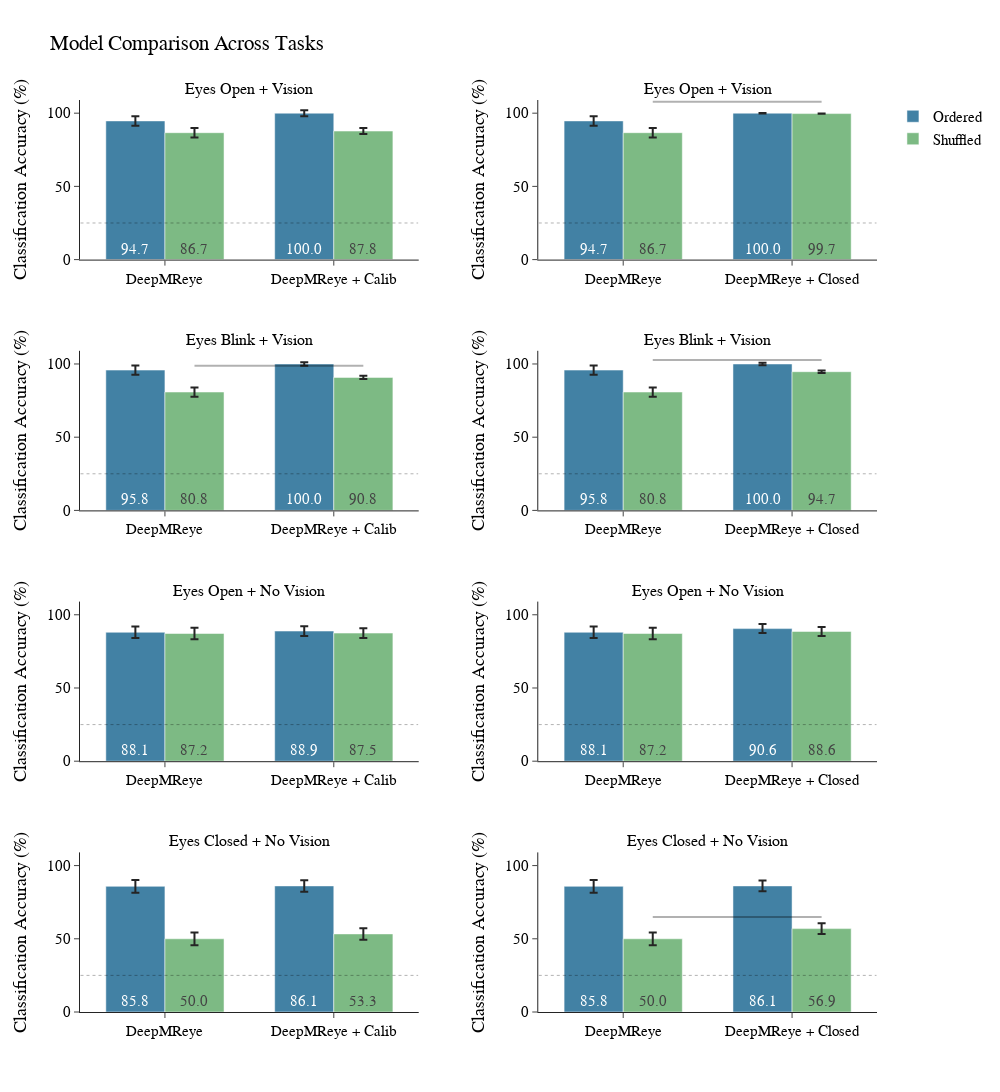

Notebook source saved alongside this figure:
### Code cell
import plotly.graph_objects as go
from plotly.subplots import make_subplots
import pandas as pd

# Colors and layout settings
ordered_color = "#4281A4"   # Blue
shuffled_color = "#7DBA84"  # Emerald
bar_width = 0.35

# Mapping of tasks to titles
task_titles = {
    "Task 1 Accuracy": "Eyes Open + Vision",
    "Task 2 Accuracy": "Eyes Blink + Vision",
    "Task 3 Accuracy": "Eyes Open + No Vision",
    "Task 4 Accuracy": "Eyes Closed + No Vision"
}

model_name_map = {
    "pt_calib": "DeepMreye + Calib",
    "pt_gaze": "DeepMreye + Closed",
    "pt": "DeepMreye"
}

# Create subplot figure
fig = make_subplots(rows=4, cols=2, subplot_titles=["Eyes Open + Vision", "Eyes Open + Vision", "Eyes Blink + Vision",  "Eyes Blink + Vision", "Eyes Open + No Vision", "Eyes Open + No Vision", "Eyes Closed + No Vision", "Eyes Closed + No Vision" ], horizontal_spacing=0.15, vertical_spacing=0.1)

# Iterate through tasks and models
task_list = [f"Task {i} Accuracy" for i in range(1, 5)]

for row, task in enumerate(task_list, start=1):
    for col, comparison in enumerate([("pt", "pt_calib"), ("pt", "pt_gaze")], start=1):
        model_a, model_b = comparison
        subset = df_all_accuracies[
            (df_all_accuracies["task"] == task) &
            (df_all_accuracies["model"].isin([model_a, model_b]))
        ]

        for i, order in enumerate(["ordered", "shuffled"]):
            df_order = subset[subset["order"] == order]
            means = df_order.groupby("model")["value"].mean() * 100
            stderrs = subset.groupby("model")["value"].sem().reindex([model_a, model_b]).values * 100

            x_vals = [model_name_map[model_a], model_name_map[model_b]]
            y_vals = [means.get(model_a, 0), means.get(model_b, 0)]
            color = ordered_color if order == "ordered" else shuffled_color

            # Positioning bars with some offset
            offset = -bar_width / 2 if order == "ordered" else bar_width / 2
            x_pos = [i + offset for i in range(len(x_vals))]

            fig.add_trace(go.Bar(
                x=x_pos,
                y=y_vals,
                error_y=dict(type='data', array=stderrs),
                text=[f"{v:.1f}" for v in y_vals],
                textposition="inside",
                insidetextanchor="start", 
                name=order.capitalize(),
                marker_color=color,
                width=bar_width,
                showlegend=(row == 1 and col == 1),
            ), row=row, col=col)

            # Check for significance
            sig_row = sig_df[
                (sig_df.task == task) &
                (sig_df.order == order) &
                (sig_df.model_a == model_a) &
                (sig_df.model_b == model_b)
            ]

            if not sig_row.empty and sig_row.iloc[0].p_value < 0.05:
                print(sig_row.iloc[0].p_value)
                # Draw a horizontal line between bar centers
                max_y = max(y_vals)
                line_y = max_y + 8  # Add space above bars

                fig.add_shape(
                    type="line",
                    x0=x_pos[0],
                    x1=x_pos[1],
                    y0=line_y,
                    y1=line_y,
                    line=dict(color="black", width=2),
                    row=row, col=col
                )

fig.update_layout(
    height=1600,
    width=1000,
    title_text="Model Comparison Across Tasks",
    template="simple_white",
    showlegend=True,
    font=dict(
        family="Helvetica Neue",  
        size=15,
        color="black"
    )
)

# Standardize all axes
for i in range(1, 5):  # Rows: tasks
    for j in range(1, 3):  # Columns: comparisons
        fig.update_yaxes(
            range=[0, 109],
            title_text="Classification Accuracy (%)",
            row=i, col=j
        )
        if j == 1:
            ticktext = ["DeepMReye", "DeepMReye + Calib"]
        else:  # j == 2
            ticktext = ["DeepMReye", "DeepMReye + Closed"]

        fig.update_xaxes(
            tickvals=[0, 1],
            ticktext=ticktext,
            row=i, col=j
        )

# Add chance level line
for i in range(1, 5):
    for j in range(1, 3):
        fig.add_shape(
            type="line",
            x0=-0.5,
            x1=1.5,
            y0=25,
            y1=25,
            line=dict(color="black", width=1, dash="dot"),
            row=i, col=j
        )

fig.show()
#fig.write_image("/Users/sinakling/Desktop/classifier_comparison.pdf")

### Figure 1 — Plotly figure (JSON) as saved in the notebook; plotly's stock layout.template omitted (floating-point values rounded to 4 significant figures)
{"data": [{"error_y": {"array": [3.226, 2.083], "type": "data"}, "insidetextanchor": "start", "marker": {"color": "#4281A4"}, "name": "Ordered", "showlegend": true, "text": ["94.7", "100.0"], "textposition": "inside", "type": "bar", "width": 0.35, "x": [-0.175, 0.825], "xaxis": "x", "y": [94.72, 100], "yaxis": "y"}, {"error_y": {"array": [3.226, 2.083], "type": "data"}, "insidetextanchor": "start", "marker": {"color": "#7DBA84"}, "name": "Shuffled", "showlegend": true, "text": ["86.7", "87.8"], "textposition": "inside", "type": "bar", "width": 0.35, "x": [0.175, 1.175], "xaxis": "x", "y": [86.67, 87.78], "yaxis": "y"}, {"error_y": {"array": [3.226, 0.1389], "type": "data"}, "insidetextanchor": "start", "marker": {"color": "#4281A4"}, "name": "Ordered", "showlegend": false, "text": ["94.7", "100.0"], "textposition": "inside", "type": "bar", "width": 0.35, "x": [-0.175, 0.825], "xaxis": "x2", "y": [94.72, 100], "yaxis": "y2"}, {"error_y": {"array": [3.226, 0.1389], "type": "data"}, "insidetextanchor": "start", "marker": {"color": "#7DBA84"}, "name": "Shuffled", "showlegend": false, "text": ["86.7", "99.7"], "textposition": "inside", "type": "bar", "width": 0.35, "x": [0.175, 1.175], "xaxis": "x2", "y": [86.67, 99.72], "yaxis": "y2"}, {"error_y": {"array": [3.18, 1.171], "type": "data"}, "insidetextanchor": "start", "marker": {"color": "#4281A4"}, "name": "Ordered", "showlegend": false, "text": ["95.8", "100.0"], "textposition": "inside", "type": "bar", "width": 0.35, "x": [-0.175, 0.825], "xaxis": "x3", "y": [95.83, 100], "yaxis": "y3"}, {"error_y": {"array": [3.18, 1.171], "type": "data"}, "insidetextanchor": "start", "marker": {"color": "#7DBA84"}, "name": "Shuffled", "showlegend": false, "text": ["80.8", "90.8"], "textposition": "inside", "type": "bar", "width": 0.35, "x": [0.175, 1.175], "xaxis": "x3", "y": [80.83, 90.83], "yaxis": "y3"}, {"error_y": {"array": [3.18, 0.8589], "type": "data"}, "insidetextanchor": "start", "marker": {"color": "#4281A4"}, "name": "Ordered", "showlegend": false, "text": ["95.8", "100.0"], "textposition": "inside", "type": "bar", "width": 0.35, "x": [-0.175, 0.825], "xaxis": "x4", "y": [95.83, 100], "yaxis": "y4"}, {"error_y": {"array": [3.18, 0.8589], "type": "data"}, "insidetextanchor": "start", "marker": {"color": "#7DBA84"}, "name": "Shuffled", "showlegend": false, "text": ["80.8", "94.7"], "textposition": "inside", "type": "bar", "width": 0.35, "x": [0.175, 1.175], "xaxis": "x4", "y": [80.83, 94.72], "yaxis": "y4"}, {"error_y": {"array": [3.856, 3.325], "type": "data"}, "insidetextanchor": "start", "marker": {"color": "#4281A4"}, "name": "Ordered", "showlegend": false, "text": ["88.1", "88.9"], "textposition": "inside", "type": "bar", "width": 0.35, "x": [-0.175, 0.825], "xaxis": "x5", "y": [88.06, 88.89], "yaxis": "y5"}, {"error_y": {"array": [3.856, 3.325], "type": "data"}, "insidetextanchor": "start", "marker": {"color": "#7DBA84"}, "name": "Shuffled", "showlegend": false, "text": ["87.2", "87.5"], "textposition": "inside", "type": "bar", "width": 0.35, "x": [0.175, 1.175], "xaxis": "x5", "y": [87.22, 87.5], "yaxis": "y5"}, {"error_y": {"array": [3.856, 3.061], "type": "data"}, "insidetextanchor": "start", "marker": {"color": "#4281A4"}, "name": "Ordered", "showlegend": false, "text": ["88.1", "90.6"], "textposition": "inside", "type": "bar", "width": 0.35, "x": [-0.175, 0.825], "xaxis": "x6", "y": [88.06, 90.56], "yaxis": "y6"}, {"error_y": {"array": [3.856, 3.061], "type": "data"}, "insidetextanchor": "start", "marker": {"color": "#7DBA84"}, "name": "Shuffled", "showlegend": false, "text": ["87.2", "88.6"], "textposition": "inside", "type": "bar", "width": 0.35, "x": [0.175, 1.175], "xaxis": "x6", "y": [87.22, 88.61], "yaxis": "y6"}, {"error_y": {"array": [4.35, 3.94], "type": "data"}, "insidetextanchor": "start", "marker": {"color": "#4281A4"}, "name": "Ordered", "showlegend": false, "text": ["85.8", "86.1"], "textposition": "inside", "type": "bar", "width": 0.35, "x": [-0.175, 0.825], "xaxis": "x7", "y": [85.83, 86.11], "yaxis": "y7"}, {"error_y": {"array": [4.35, 3.94], "type": "data"}, "insidetextanchor": "start", "marker": {"color": "#7DBA84"}, "name": "Shuffled", "showlegend": false, "text": ["50.0", "53.3"], "textposition": "inside", "type": "bar", "width": 0.35, "x": [0.175, 1.175], "xaxis": "x7", "y": [50, 53.33], "yaxis": "y7"}, {"error_y": {"array": [4.35, 3.679], "type": "data"}, "insidetextanchor": "start", "marker": {"color": "#4281A4"}, "name": "Ordered", "showlegend": false, "text": ["85.8", "86.1"], "textposition": "inside", "type": "bar", "width": 0.35, "x": [-0.175, 0.825], "xaxis": "x8", "y": [85.83, 86.11], "yaxis": "y8"}, {"error_y": {"array": [4.35, 3.679], "type": "data"}, "insidetextanchor": "start", "marker": {"color": "#7DBA84"}, "name": "Shuffled", "showlegend": false, "text": ["50.0", "56.9"], "textposition": "inside", "type": "bar", "width": 0.35, "x": [0.175, 1.175], "xaxis": "x8", "y": [50, 56.94], "yaxis": "y8"}], "layout": {"annotations": [{"font": {"size": 16}, "showarrow": false, "text": "Eyes Open + Vision", "x": 0.2125, "xanchor": "center", "xref": "paper", "y": 1, "yanchor": "bottom", "yref": "paper"}, {"font": {"size": 16}, "showarrow": false, "text": "Eyes Open + Vision", "x": 0.7875, "xanchor": "center", "xref": "paper", "y": 1, "yanchor": "bottom", "yref": "paper"}, {"font": {"size": 16}, "showarrow": false, "text": "Eyes Blink + Vision", "x": 0.2125, "xanchor": "center", "xref": "paper", "y": 0.725, "yanchor": "bottom", "yref": "paper"}, {"font": {"size": 16}, "showarrow": false, "text": "Eyes Blink + Vision", "x": 0.7875, "xanchor": "center", "xref": "paper", "y": 0.725, "yanchor": "bottom", "yref": "paper"}, {"font": {"size": 16}, "showarrow": false, "text": "Eyes Open + No Vision", "x": 0.2125, "xanchor": "center", "xref": "paper", "y": 0.45, "yanchor": "bottom", "yref": "paper"}, {"font": {"size": 16}, "showarrow": false, "text": "Eyes Open + No Vision", "x": 0.7875, "xanchor": "center", "xref": "paper", "y": 0.45, "yanchor": "bottom", "yref": "paper"}, {"font": {"size": 16}, "showarrow": false, "text": "Eyes Closed + No Vision", "x": 0.2125, "xanchor": "center", "xref": "paper", "y": 0.175, "yanchor": "bottom", "yref": "paper"}, {"font": {"size": 16}, "showarrow": false, "text": "Eyes Closed + No Vision", "x": 0.7875, "xanchor": "center", "xref": "paper", "y": 0.175, "yanchor": "bottom", "yref": "paper"}], "font": {"color": "black", "family": "Helvetica Neue", "size": 15}, "height": 1600, "shapes": [{"line": {"color": "black", "width": 2}, "type": "line", "x0": 0.175, "x1": 1.175, "xref": "x2", "y0": 107.7, "y1": 107.7, "yref": "y2"}, {"line": {"color": "black", "width": 2}, "type": "line", "x0": 0.175, "x1": 1.175, "xref": "x3", "y0": 98.83, "y1": 98.83, "yref": "y3"}, {"line": {"color": "black", "width": 2}, "type": "line", "x0": 0.175, "x1": 1.175, "xref": "x4", "y0": 102.7, "y1": 102.7, "yref": "y4"}, {"line": {"color": "black", "width": 2}, "type": "line", "x0": 0.175, "x1": 1.175, "xref": "x8", "y0": 64.94, "y1": 64.94, "yref": "y8"}, {"line": {"color": "black", "dash": "dot", "width": 1}, "type": "line", "x0": -0.5, "x1": 1.5, "xref": "x", "y0": 25, "y1": 25, "yref": "y"}, {"line": {"color": "black", "dash": "dot", "width": 1}, "type": "line", "x0": -0.5, "x1": 1.5, "xref": "x2", "y0": 25, "y1": 25, "yref": "y2"}, {"line": {"color": "black", "dash": "dot", "width": 1}, "type": "line", "x0": -0.5, "x1": 1.5, "xref": "x3", "y0": 25, "y1": 25, "yref": "y3"}, {"line": {"color": "black", "dash": "dot", "width": 1}, "type": "line", "x0": -0.5, "x1": 1.5, "xref": "x4", "y0": 25, "y1": 25, "yref": "y4"}, {"line": {"color": "black", "dash": "dot", "width": 1}, "type": "line", "x0": -0.5, "x1": 1.5, "xref": "x5", "y0": 25, "y1": 25, "yref": "y5"}, {"line": {"color": "black", "dash": "dot", "width": 1}, "type": "line", "x0": -0.5, "x1": 1.5, "xref": "x6", "y0": 25, "y1": 25, "yref": "y6"}, {"line": {"color": "black", "dash": "dot", "width": 1}, "type": "line", "x0": -0.5, "x1": 1.5, "xref": "x7", "y0": 25, "y1": 25, "yref": "y7"}, {"line": {"color": "black", "dash": "dot", "width": 1}, "type": "line", "x0": -0.5, "x1": 1.5, "xref": "x8", "y0": 25, "y1": 25, "yref": "y8"}], "showlegend": true, "title": {"text": "Model Comparison Across Tasks"}, "width": 1000, "xaxis": {"anchor": "y", "domain": [0, 0.425], "ticktext": ["DeepMReye", "DeepMReye + Calib"], "tickvals": [0, 1]}, "xaxis2": {"anchor": "y2", "domain": [0.575, 1], "ticktext": ["DeepMReye", "DeepMReye + Closed"], "tickvals": [0, 1]}, "xaxis3": {"anchor": "y3", "domain": [0, 0.425], "ticktext": ["DeepMReye", "DeepMReye + Calib"], "tickvals": [0, 1]}, "xaxis4": {"anchor": "y4", "domain": [0.575, 1], "ticktext": ["DeepMReye", "DeepMReye + Closed"], "tickvals": [0, 1]}, "xaxis5": {"anchor": "y5", "domain": [0, 0.425], "ticktext": ["DeepMReye", "DeepMReye + Calib"], "tickvals": [0, 1]}, "xaxis6": {"anchor": "y6", "domain": [0.575, 1], "ticktext": ["DeepMReye", "DeepMReye + Closed"], "tickvals": [0, 1]}, "xaxis7": {"anchor": "y7", "domain": [0, 0.425], "ticktext": ["DeepMReye", "DeepMReye + Calib"], "tickvals": [0, 1]}, "xaxis8": {"anchor": "y8", "domain": [0.575, 1], "ticktext": ["DeepMReye", "DeepMReye + Closed"], "tickvals": [0, 1]}, "yaxis": {"anchor": "x", "domain": [0.825, 1], "range": [0, 109], "title": {"text": "Classification Accuracy (%)"}}, "yaxis2": {"anchor": "x2", "domain": [0.825, 1], "range": [0, 109], "title": {"text": "Classification Accuracy (%)"}}, "yaxis3": {"anchor": "x3", "domain": [0.55, 0.725], "range": [0, 109], "title": {"text": "Classification Accuracy (%)"}}, "yaxis4": {"anchor": "x4", "domain": [0.55, 0.725], "range": [0, 109], "title": {"text": "Classification Accuracy (%)"}}, "yaxis5": {"anchor": "x5", "domain": [0.275, 0.45], "range": [0, 109], "title": {"text": "Classification Accuracy (%)"}}, "yaxis6": {"anchor": "x6", "domain": [0.275, 0.45], "range": [0, 109], "title": {"text": "Classification Accuracy (%)"}}, "yaxis7": {"anchor": "x7", "domain": [0, 0.175], "range": [0, 109], "title": {"text": "Classification Accuracy (%)"}}, "yaxis8": {"anchor": "x8", "domain": [0, 0.175], "range": [0, 109], "title": {"text": "Classification Accuracy (%)"}}}}
